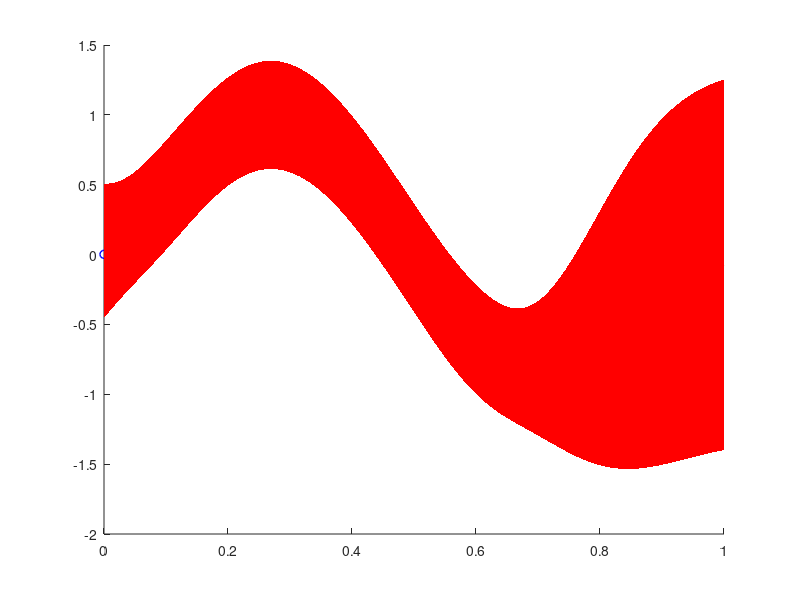

Here is the MATLAB script that generated this plot: (Note: this script raises an error after producing the figure.)
%% clear enviroments
close all; clear;

% generating synthetic data
N = 10; SIGMA =.3;
X = linspace(0,.7,N)';
Y = @(x) sin(2*pi*x);
ns = normrnd(0,SIGMA^2,size(X));
T = Y(X) + ns;

%% GP regression

% contructing kernel
F = 200; % number of features
lambda = .1;
phi = @(x) bsxfun(@power,x,0:F); % basis function
k = @(x,xl) (sqrt(2*pi*lambda^1.5)*exp(-(4*lambda^2)\bsxfun(@minus,x,xl').^2)); % kernel
mu = @(n) zeros(size(n,1),1); % zero mean

n = 1000; x = linspace(0,1,n)';
m = mu(x);
kxx = k(x,x);
% s = bsxfun(@plus,m,chol(kxx + 1.0e-8 * eye(n))' * randn(n,3));
% stdpi = sqrt(diag(kxx));

% prior
M = mu(X);
kXX = k(X,X);
G = chol(kXX + SIGMA^2 * eye(N));

% learning
A = k(X,x)'/G;

% post
mpost = m + A * (G' \ (T-M));
vpost = kxx - A * A';
stdpost = sqrt(diag(vpost));

% plot
close all; figure;
hold on;
plot(X,T,'o','LineWidth',1,'Color','blue');
plot(x,mpost,'-','LineWidth',1,'Color','red');
%plot(x,mpost-2*stdpost,'-','LineWidth',1,'Color','green');
%plot(x,mpost+2*stdpost,'-','LineWidth',1,'Color','green');
fill([x;flipud(x)], [mpost-2*stdpost;flipud(mpost+2*stdpost)], 'r','LineStyle','none');
alpha(.15)
fplot(Y,[0,1],'LineWidth',1,'Color','green');
hold off;
legend('Data','Post Mean','$\pm$ 2 $\times$ Post std ','f(x)=$\sin (2 \pi x)$','Interpreter','latex');
xlim([-.02 1.02]); ylim([-1.5 1.5]);
